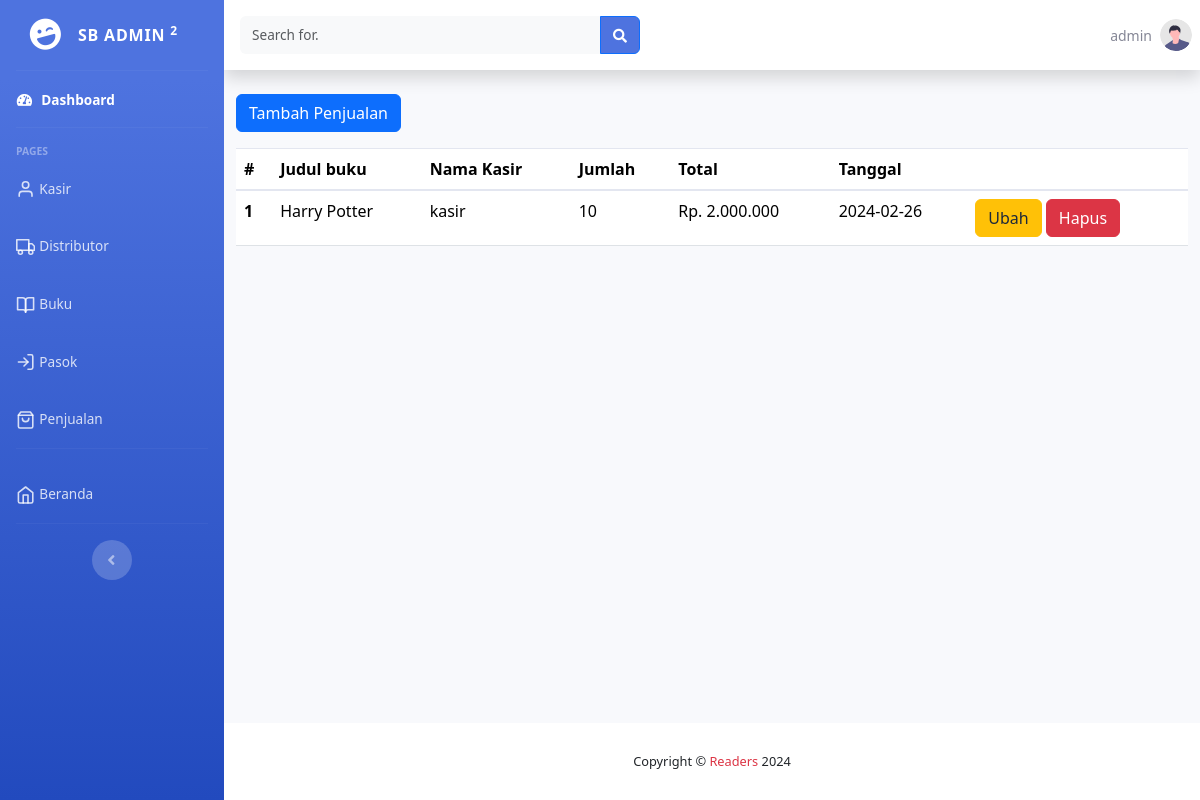
The page /dashboard/penjualan/index.php (signed in) on the database its author committed.
### tables this page shows
CREATE TABLE `kasir` (
  `id_kasir` int NOT NULL,
  `nama` varchar(35) DEFAULT NULL,
  `alamat` text,
  `telepon` varchar(13) DEFAULT NULL,
  `status` enum('online','offline') DEFAULT NULL,
  `username` varchar(30) DEFAULT NULL,
  `password` varchar(60) DEFAULT NULL,
  `akses` enum('admin','kasir') DEFAULT NULL
);

CREATE TABLE `penjualan` (
  `id_penjualan` int NOT NULL,
  `id_buku` int DEFAULT NULL,
  `id_kasir` int DEFAULT NULL,
  `jumlah` int DEFAULT NULL,
  `total` int DEFAULT NULL,
  `tanggal` date DEFAULT NULL
);

CREATE TABLE `buku` (
  `id_buku` int NOT NULL,
  `judul` varchar(255) DEFAULT NULL,
  `no_isbn` int DEFAULT NULL,
  `penulis` varchar(35) DEFAULT NULL,
  `penerbit` varchar(50) DEFAULT NULL,
  `tahun` year DEFAULT NULL,
  `stok` int DEFAULT NULL,
  `harga_produk` int DEFAULT NULL,
  `harga_jual` int DEFAULT NULL,
  `ppn` float DEFAULT NULL,
  `diskon` float DEFAULT NULL
);

### dashboard/penjualan/index.php (the view, shortened to what this page needs)
<?php
include '../../koneksi_database.php';
$sql = 'SELECT penjualan.*, buku.judul, kasir.nama
        FROM penjualan
        left JOIN buku ON penjualan.id_buku = buku.id_buku
        left JOIN kasir ON penjualan.id_kasir = kasir.id_kasir';
$results = $conn->query($sql);
include '../layout/header.php';
include '../layout/sidebar.php';
?>
<div id="content-wrapper" class="d-flex flex-column">
    <div id="content">
        <?php include '../layout/topbar.php' ?>
        <div class="container-fluid container-wrap">
            <a href="/dashboard/penjualan/tambah.php" class="btn btn-primary mb-3">Tambah Penjualan</a>
            <div class="table-responsive">
                <table class="table">
                    <thead>
                        <tr>
                            <th scope="col">#</th>
                            <th scope="col">Judul buku</th>
                            <th scope="col">Nama Kasir</th>
                            <th scope="col">Jumlah</th>
                            <th scope="col">Total</th>
                            <th scope="col">Tanggal</th>
                            <th scope="col">&nbsp;</th>
                        </tr>
                    </thead>
                    <tbody>
                        <?php
                        $no = 1;
                        foreach ($results as $result) :
                        ?>
                            <tr>
                                <th scope="row"><?= $no ?></th>
                                <td><?= $result['judul'] ?></td>
                                <td><?= $result['nama'] ?></td>
                                <td><?= $result['jumlah'] ?></td>
                                <td>Rp. <?= number_format($result['total'], 0, ',', '.') ?></td>
                                <td><?= $result['tanggal'] ?></td>
                                <td>
                                    <a href="/dashboard/penjualan/ubah.php?id=<?= $result['id_penjualan'] ?>" class="btn btn-warning text-slate-800 hover:text-slate-800 active:text-slate-800 focus:text-slate-800">Ubah</a>
                                    <a href="/dashboard/penjualan/hapus.php?id=<?= $result['id_penjualan'] ?>" class="btn btn-danger">Hapus</a>
                                </td>
                            </tr>
                        <?php
                            $no++;
                        endforeach;
                        ?>
                    </tbody>
                </table>
            </div>
        </div>
    </div>
    <?php include '../layout/footer.php' ?>

### dashboard/layout/topbar.php (shortened to what this page needs)
<?php
$sql = 'SELECT * FROM kasir WHERE username="' . $_SESSION['login'] . '"';
$login = $conn->query($sql)->fetch_assoc();
?>
<nav class="navbar navbar-expand navbar-light bg-white topbar mb-4 static-top shadow">
    <form class="d-none d-sm-inline-block form-inline mr-auto ml-md-3 my-2 my-md-0 mw-100 navbar-search" action="" method="get">
        <div class="input-group">
            <input type="text" class="form-control bg-light border-0 small" placeholder="Search for." aria-label="Search" aria-describedby="basic-addon2" id="search" name="search" autocomplete="off">
            <div class="input-group-append">
                <button class="btn btn-primary bg-[#4e73df]" type="submit">
                    <i class="fas fa-search fa-sm"></i>
                </button>
            </div>
        </div>
    </form>
    <ul class="navbar-nav ml-auto">
        <li class="nav-item dropdown no-arrow">
            <a class="nav-link dropdown-toggle" href="#" id="userDropdown" role="button" data-toggle="dropdown" aria-haspopup="true" aria-expanded="false">
                <span class="mr-2 d-none d-lg-inline text-gray-600 small"><?= $login['nama'] ?></span>
                <img class="img-profile rounded-circle" src="/assets/img/undraw_profile.svg">
            </a>
        </li>
    </ul>
</nav>

### assets/css/style.css (style rules this page uses)
.container-wrap { height: 100%; }

### rows shown on the page
kasir: nama "admin"
penjualan: id_buku.judul "Harry Potter", id_kasir.nama "kasir", jumlah "10", total "2.000.000", tanggal "2024-02-26"
